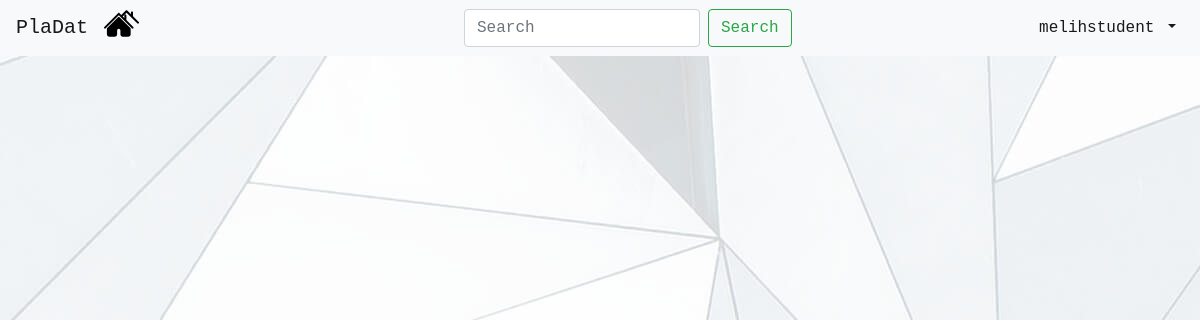
The app's page /notifications/ (signed in), older data.
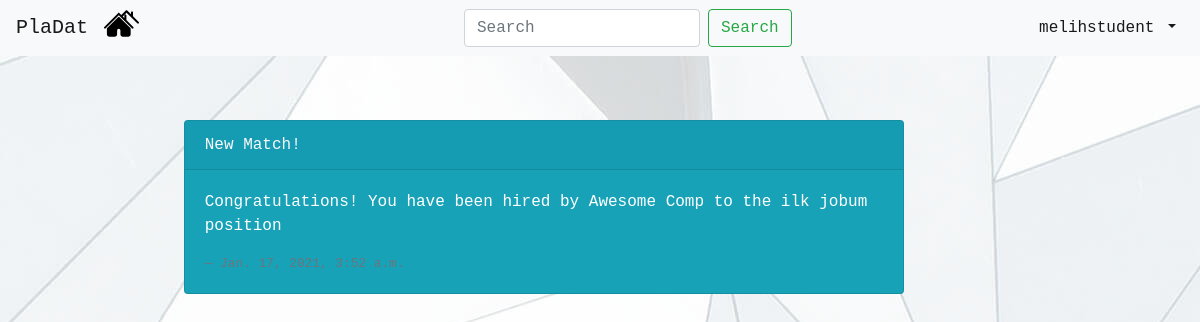
The same page, newer data.
### mainapp/models.py (models this page shows, shortened)
class Notification(models.Model):
    user_id = models.IntegerField(default=None)
    title = models.CharField(max_length=250)
    description = models.CharField(max_length=1000)
    link = models.CharField(max_length=250)
    publish_time = models.DateTimeField(auto_now_add=True, blank=True)

### mainapp/views.py (the view)
# urls.py: path('notifications/', views.notview.as_view(),  name='notif'),
class notview(ListView):
      model = Notification
      paginate_by = 3
      context_object_name = 'notif'
      template_name = 'notification.html'
      def get_queryset(self):
          usernots = Notification.objects.filter(user_id =self.request.user.id)
          return usernots.order_by('-publish_time')

### mainapp/templates/notification.html (shortened to what this page needs)
{% extends 'navbar.html' %}
{% block content %}
<!doctype html>
<html lang="en">
  <head>
    {% load static %}
    <link rel="stylesheet" href="https://maxcdn.bootstrapcdn.com/bootstrap/4.0.0/css/bootstrap.min.css">
  </head>
  <body>
      <br><br><br><br><br>
     <div class="container w-75">
        <div class="infinite-container">
            {% for not in notif %}
                <div class="row infinite-item">
                    <div class="card text-white bg-info mb-3" style="max-width: 45rem;">
                      <div class="card-header"><a href="../{{ not.link }}" class="text-light" >{{ not.title }} </a></div>
                      <div class="card-body">
                        <p class="card-text">{{not.description}}</p>
                        <footer class="blockquote-footer">{{not.publish_time}}</footer>
                      </div>
                    </div>
                </div>
            {% endfor %}
        </div>
    </div>
  </body>
</html>
{% endblock %}

Row changes from the older to the newer data that the page shows:
added Notification: title "New Match!", description "Congratulations! You have been hired by Awesome Comp to the ilk jobum position"
